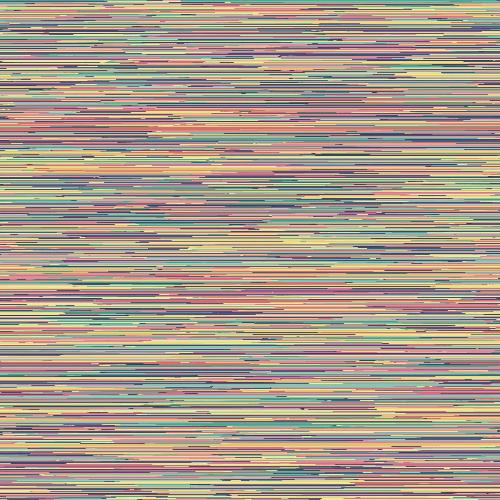
#> input picture art.jpg, 500 x 500 px
$ python main.py art.jpg
#> lines starting #> are read from the running program, lines starting #| are printed output that depends on the picture
### markov.py
import numpy as np
import random as rnd
from PIL import Image


class Markov():

    def __init__(self, img):
#> called with img = 'art.jpg'
        tmp = Image.open(img)
#> tmp is the input picture: PIL image 500x500 RGB; mean R, G, B 168.6, 154.6, 139.9
        data = np.asarray(tmp)

        self.img = data
        self.plain = [ k for i in self.img for j in i for k in j ]
#> self.plain = 750000 items
        self.chain = {}

    def create_chain(self):
        for i in range(0, len(self.plain), 3):
            pix = Markov.pix_str(self.plain[i:i+3])

            if not pix in self.chain:
                self.chain[pix] = []

            self.chain[pix].append(Markov.pix_str(self.plain[i+3:i+6]))
#> this loop made 250000 passes
#> (i, pix) on passes 2 to 4: (3, '81,160,139'), (6, '82,159,139'), (9, '81,158,138')
#> after the loop, self.chain = 121802 items

    def generate_image(self, save):
#> called with save = 'art.jpg'
        start = rnd.choice(list(self.chain.keys()))
#> start = '239,207,196'
        result = []

        for _ in range(500 * 500):
            possible = self.chain[start]
            chosen = rnd.choice(possible)

            if chosen == '':
                chosen = rnd.choice(list(self.chain.keys()))

            start = chosen
            result.append(Markov.pix_arr(start))
#> this loop made 250000 passes
#> after the loop, result = 250000 items

        img = Image.fromarray(self._to_matrix(result), mode='RGB')
        img.save(save)

    def _to_matrix(self, arr):
        matrix = []
        for i in range(500):
            row = []
            for j in range(500):
                row.append(arr[(i * 500)+j])
            matrix.append(row)
#> after the loop, matrix = 500 items
        return np.array(matrix, dtype=np.uint8)
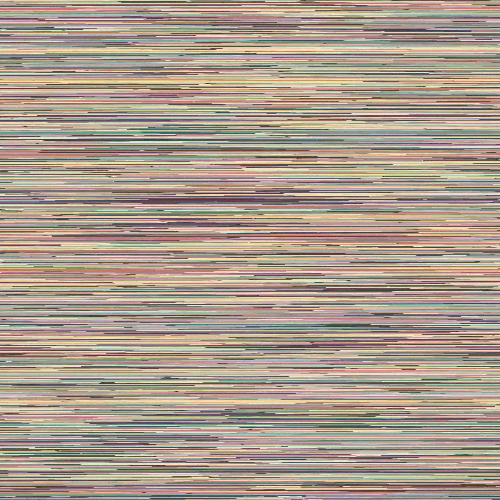
#> returned value: shape (500, 500, 3); mean of channels 0, 1, 2 170.3, 155.5, 141.3; drawn as R, G, B

    @staticmethod
    def pix_str(pixels):
        p = map(lambda x: str(x), pixels)
        return ','.join(p)

    @staticmethod
    def pix_arr(pix):
        p = pix.split(',')
        p = map(lambda  x: int(x), p)
        return list(p)

### main.py
import sys
from markov import Markov

def main():
    m = Markov(sys.argv[1])
    m.create_chain()
    m.generate_image('art.jpg')

if __name__ == '__main__':
    main()

$ run again, with we.jpg copied over art.jpg
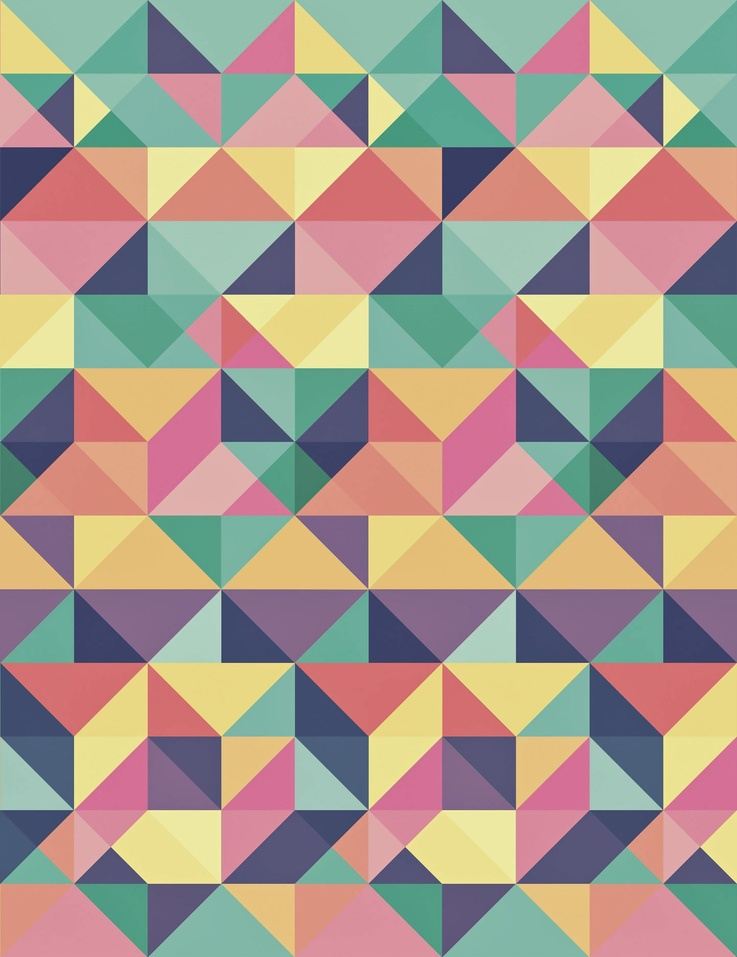
#> input picture we.jpg, 737 x 957 px, shrunk from 1441 x 1871 before the run
#> in __init__, tmp is the input picture: PIL image 737x957 RGB; mean R, G, B 168.5, 152.9, 140.2
#> self.plain = 2115927 items
#> the loop in create_chain, `for i in range(0, len(self.plain), 3):` made 705309 passes
#> (i, pix) on passes 2 to 4: (3, '178,187,142'), (6, '149,183,148'), (9, '148,194,166')
#> after the loop in create_chain, `for i in range(0, len(self.plain), 3):`: self.chain = 45700 items
#> in generate_image, `start = rnd.choice(list(self.chain.keys()))`: start = '178,178,170'
#> the loop in generate_image, `for _ in range(500 * 500):` made 250000 passes
#> after the loop in generate_image, `for _ in range(500 * 500):`: result = 250000 items
#> after the loop in _to_matrix, `for i in range(500):`: matrix = 500 items
#> in _to_matrix, `return np.array(matrix, dtype=np.uint8)`:
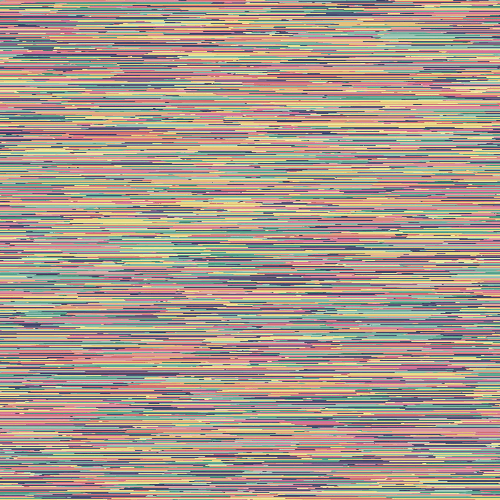
#> returned value: shape (500, 500, 3); mean of channels 0, 1, 2 168.5, 152.9, 140.1; drawn as R, G, B
